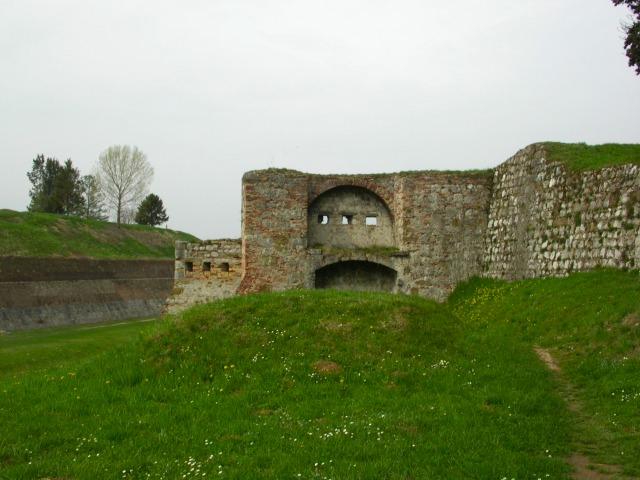
#> input picture src/data/im1.jpg, 640 x 480 px, found by its file name
$ python sift.py
#> lines starting #> are read from the running program, lines starting #| are printed output that depends on the picture
import cv2
import numpy as np


def sift(img1, img2, display=False):
    sift = cv2.SIFT_create()
    kp1, des1 = sift.detectAndCompute(img1, None)
    kp2, des2 = sift.detectAndCompute(img2, None)
    # Brute-Force Matching

    bf = cv2.BFMatcher()
    all_matches = bf.knnMatch(des1, des2, k=2)

    # Apply ratio test


    # cv2.drawMatchesKnn expects list of lists as matches.
    if display:
        img3 = cv2.drawMatchesKnn(img1, kp1, img2, kp2, all_matches, None, flags=2)
        cv2.imshow('img3', img3)
        cv2.waitKey(0)
        cv2.destroyAllWindows()


    pts1 = []
    pts2 = []
    for i, (m,n) in enumerate(all_matches):
        if m.distance < 0.75*n.distance:
            pts1.append(kp1[m.queryIdx].pt)
            pts2.append(kp2[m.trainIdx].pt)

    pts1 = np.int32(pts1)
    pts2 = np.int32(pts2)

    # # convert matches to numpy array with shape (n, 4)

    return pts1, pts2


    # [7 lines of commented-out code are left out]


if __name__ == '__main__':
    img1 = cv2.imread(
        '/Users/newt/Desktop/CS/SDI/VIC/Project/src/data/im1.jpg', cv2.IMREAD_GRAYSCALE)
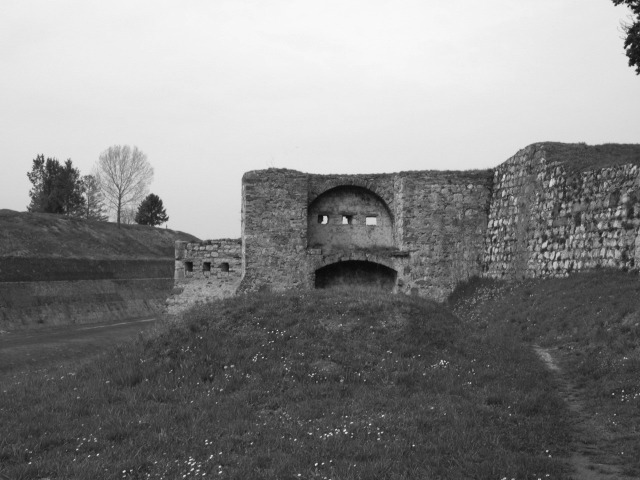
#> img1: shape (480, 640); min 6, max 249, mean 133.3
    img2 = cv2.imread(
        '/Users/newt/Desktop/CS/SDI/VIC/Project/src/data/im2.jpg', cv2.IMREAD_GRAYSCALE)
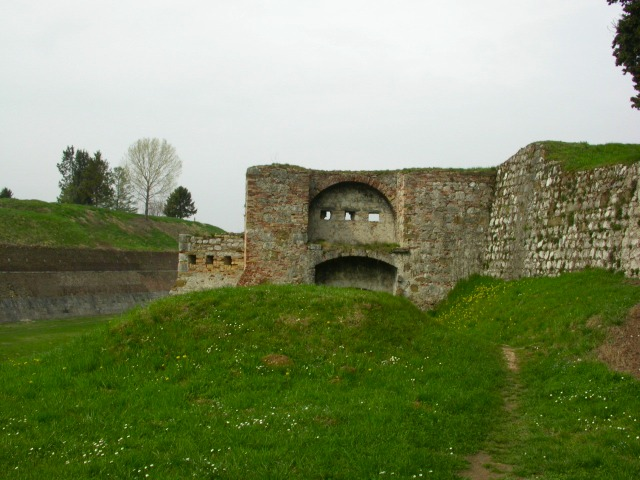
#> input picture src/data/im2.jpg, 640 x 480 px, found by its file name
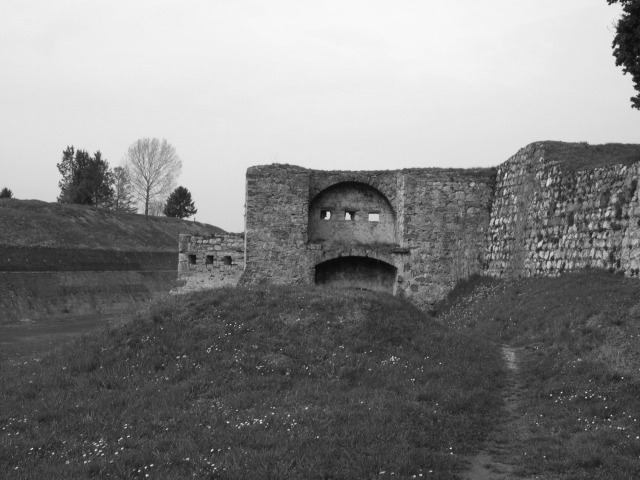
#> img2: shape (480, 640); min 3, max 249, mean 130.6

    pts1,pts2 = sift(img1, img2, display=True)
#> in sift, `kp1, des1 = sift.detectAndCompute(img1, None)`: kp1 = 1325 keypoints; strongest (x, y, size): (629, 47, 2.5), (325, 218, 3.2), (345, 220, 3.8), (634, 4, 2.6)
#> in sift, `kp2, des2 = sift.detectAndCompute(img2, None)`: kp2 = 1341 keypoints; strongest (x, y, size): (617, 46, 2.7), (328, 214, 2.8), (348, 216, 3.7), (632, 99, 3)
#> in sift, `all_matches = bf.knnMatch(des1, des2, k=2)`: all_matches = 1325 matches
#> in sift, `img3 = cv2.drawMatchesKnn(img1, kp1, img2, kp2, all_matches, None, fla..`:
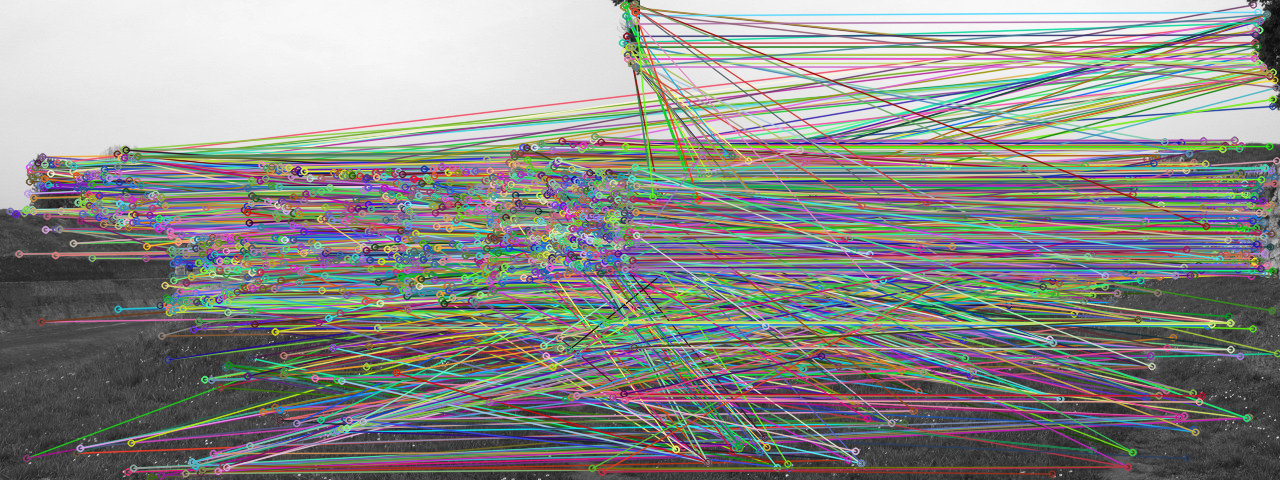
#> img3: shape (480, 1280, 3); mean of channels 0, 1, 2 137.5, 140.6, 139.9; drawn as B, G, R
#> after the loop in sift, `for i, (m,n) in enumerate(all_matches):`: pts1 = 700 pairs, first value 9.94 to 636.3, second value 15.51 to 467.9; pts2 = 700 pairs, first value 12.63 to 629.2, second value 42.34 to 466.5
#> in sift, `pts1 = np.int32(pts1)`: pts1 = 700 pairs, first value 9 to 636, second value 15 to 467
#> in sift, `pts2 = np.int32(pts2)`: pts2 = 700 pairs, first value 12 to 629, second value 42 to 466
